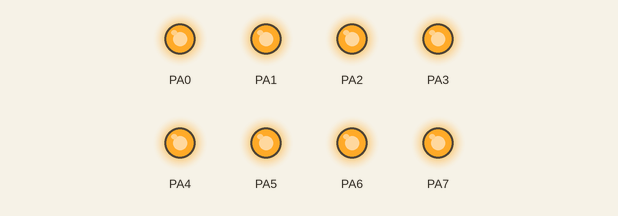
Bench run of a program on a simulated ATmega32, built with avr-gcc and emulated at 1 MHz. Shown: output pins drawn as LEDs (lit = HIGH). A simulated second board sends each byte the program waits for after 2 ms.

Above: at 0.1 s.
At 2.72 s:
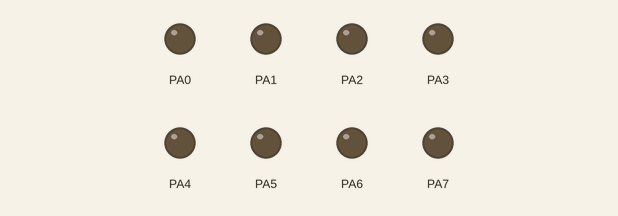
Timing chart, 0 to 3.0 s (numbered marks = the images above):
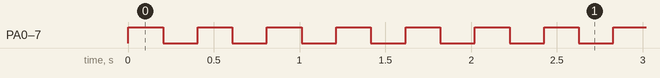

Measured:
- by itself, PA0–7: alternates HIGH for 0.20 s and LOW for 0.20 s

The program:

main.c
```c
/*
 * SlaveATMEGA.c
 *
 * Created: 29-May-18 12:35:39 PM
 * Author : Latif Siddiq Suuny
 */

#include <avr/io.h>
//header to enable data flow control over pins

#define F_CPU 1000000UL

//telling controller crystal frequency attached

#include <util/delay.h>

//header to enable delay function in program

void URAT_SETUP(){

	UCSRA = 0b00000000;  // Single speed
	UCSRB = 0b00011000;  // Enable Tx and Rx, polling
	UCSRC = 0b10000110;  // Asynchronous mode, no parity, 1 stop bit,8 data bits

	UBRRH = 0x00;
	UBRRL = 0x33; // Baud rate 1200bps, assuming 1MHz clock

}

char URAT_RECEIVE(){
	while ((UCSRA & (1<<RXC)) == 0x00);// Wait until RXC flag is set to logic 1
	unsigned char ch= UDR;
	return ch;
}

void URAT_SEND(char ch){
	while (! (UCSRA & (1 << UDRE)) );// wait until UDRE flag is set to logic 1
	UDR=ch;
	return ;
}

int main(void)
{
    /* Replace with your application code */
	DDRA=0xFF;
	DDRB=0x00;
	URAT_SETUP();
	char ch= 0b11110000;
    while (1)
    {
		if(URAT_RECEIVE()==ch){
			PORTA=~PORTA;
			_delay_ms(200);
		}

		/*if(PINB&1){
			URAT_SEND(ch);
			_delay_ms(200);
		}*/

    }
}
```
